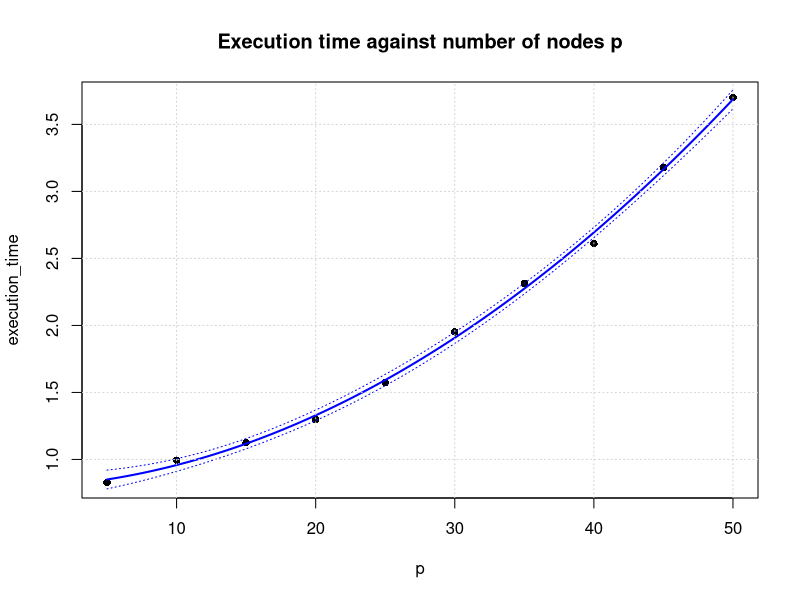

Source code (R):
p = c(5, 10, 15, 20, 25, 30, 35, 40, 45, 50)

execution_time = c(
    49.63541 / 60,
    59.66805 / 60,
    1.126382,
    1.29735,
    1.573691,
    1.951381,
    2.314018,
    2.611061,
    3.177836,
    3.701382
)

degree = 2
model_poly <- lm(execution_time ~ poly(p, degree = degree))

x_grid = seq(range(p)[1], range(p)[2], length.out = 100)
newdata = data.frame('p' = x_grid)
preds = predict(model_poly, newdata = newdata, se = T)
se.bands = cbind(preds$fit + 2 * preds$se.fit, preds$fit - 2 * preds$se.fit)

output_path = file.path("output")
dir.create(output_path, showWarnings = FALSE, recursive = TRUE)

pdf(file = file.path(output_path, "execution_time.pdf"))

plot(
    p,
    execution_time,
    xlim = range(p),
    cex = 1,
    col = "black",
    main = "Execution time against number of nodes p",
    pch = 16
)
lines(x_grid, preds$fit, lwd = 2, col = "blue")
matlines(x_grid,
         se.bands,
         lwd = 1,
         col = "blue",
         lty = 3)
grid()

dev.off()
